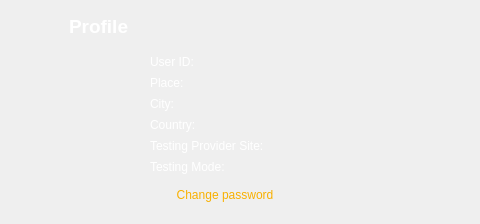
<?xml version="1.0" encoding="UTF-8"?>
<ui version="4.0">
 <class>Dialog</class>
 <widget class="QDialog" name="Dialog">
  <property name="geometry">
   <rect>
    <x>0</x>
    <y>0</y>
    <width>480</width>
    <height>224</height>
   </rect>
  </property>
  <property name="windowTitle">
   <string>Dialog</string>
  </property>
  <widget class="QWidget" name="widget" native="true">
   <property name="geometry">
    <rect>
     <x>0</x>
     <y>0</y>
     <width>480</width>
     <height>224</height>
    </rect>
   </property>
   <property name="styleSheet">
    <string notr="true">.QWidget{background-image: url(:/public/png/public/rectangle.png);border:0px;}</string>
   </property>
   <widget class="QPushButton" name="back">
    <property name="geometry">
     <rect>
      <x>10</x>
      <y>14</y>
      <width>49</width>
      <height>24</height>
     </rect>
    </property>
    <property name="styleSheet">
     <string notr="true">.QPushButton{background-image: url(:/public/png/public/back.png); border:0;}</string>
    </property>
    <property name="text">
     <string/>
    </property>
   </widget>
   <widget class="QLabel" name="title">
    <property name="geometry">
     <rect>
      <x>69</x>
      <y>13</y>
      <width>70</width>
      <height>26</height>
     </rect>
    </property>
    <property name="font">
     <font>
      <family>Arial</family>
      <pointsize>14</pointsize>
      <weight>75</weight>
      <bold>true</bold>
     </font>
    </property>
    <property name="styleSheet">
     <string notr="true">.QLabel{background-color: transparent; border:0; color :white}</string>
    </property>
    <property name="text">
     <string>Profile</string>
    </property>
   </widget>
   <widget class="QPushButton" name="change_psw">
    <property name="geometry">
     <rect>
      <x>155</x>
      <y>180</y>
      <width>140</width>
      <height>30</height>
     </rect>
    </property>
    <property name="styleSheet">
     <string notr="true">QPushButton{background-color: transparent; border:0; color : rgb(248,176,0)}</string>
    </property>
    <property name="text">
     <string>Change password</string>
    </property>
   </widget>
   <widget class="QLabel" name="city">
    <property name="geometry">
     <rect>
      <x>150</x>
      <y>96</y>
      <width>95</width>
      <height>16</height>
     </rect>
    </property>
    <property name="styleSheet">
     <string notr="true">QLabel{background-color: transparent; border:0; color :white}</string>
    </property>
    <property name="text">
     <string>City:</string>
    </property>
   </widget>
   <widget class="QLabel" name="place">
    <property name="geometry">
     <rect>
      <x>150</x>
      <y>75</y>
      <width>95</width>
      <height>16</height>
     </rect>
    </property>
    <property name="styleSheet">
     <string notr="true">QLabel{background-color: transparent; border:0; color :white}</string>
    </property>
    <property name="text">
     <string>Place:</string>
    </property>
   </widget>
   <widget class="QLabel" name="place_show">
    <property name="geometry">
     <rect>
      <x>270</x>
      <y>75</y>
      <width>200</width>
      <height>18</height>
     </rect>
    </property>
    <property name="styleSheet">
     <string notr="true">QLabel{background-color: transparent; border:0; color :white}</string>
    </property>
    <property name="text">
     <string/>
    </property>
   </widget>
   <widget class="QLabel" name="user_id">
    <property name="geometry">
     <rect>
      <x>150</x>
      <y>54</y>
      <width>95</width>
      <height>16</height>
     </rect>
    </property>
    <property name="styleSheet">
     <string notr="true">.QLabel{background-color: transparent; border:0; color :white}</string>
    </property>
    <property name="text">
     <string>User ID:</string>
    </property>
   </widget>
   <widget class="QLabel" name="user_id_show">
    <property name="geometry">
     <rect>
      <x>270</x>
      <y>54</y>
      <width>200</width>
      <height>18</height>
     </rect>
    </property>
    <property name="styleSheet">
     <string notr="true">.QLabel{background-color: transparent; border:0; color :white}</string>
    </property>
    <property name="text">
     <string/>
    </property>
   </widget>
   <widget class="QLabel" name="city_show">
    <property name="geometry">
     <rect>
      <x>270</x>
      <y>96</y>
      <width>200</width>
      <height>18</height>
     </rect>
    </property>
    <property name="styleSheet">
     <string notr="true">QLabel{background-color: transparent; border:0; color :white}</string>
    </property>
    <property name="text">
     <string/>
    </property>
   </widget>
   <widget class="QLabel" name="country">
    <property name="geometry">
     <rect>
      <x>150</x>
      <y>117</y>
      <width>95</width>
      <height>16</height>
     </rect>
    </property>
    <property name="styleSheet">
     <string notr="true">QLabel{background-color: transparent; border:0; color :white}</string>
    </property>
    <property name="text">
     <string>Country:</string>
    </property>
   </widget>
   <widget class="QLabel" name="country_show">
    <property name="geometry">
     <rect>
      <x>270</x>
      <y>117</y>
      <width>200</width>
      <height>18</height>
     </rect>
    </property>
    <property name="styleSheet">
     <string notr="true">QLabel{background-color: transparent; border:0; color :white}</string>
    </property>
    <property name="text">
     <string/>
    </property>
   </widget>
   <widget class="QLabel" name="provider">
    <property name="geometry">
     <rect>
      <x>150</x>
      <y>138</y>
      <width>197</width>
      <height>16</height>
     </rect>
    </property>
    <property name="styleSheet">
     <string notr="true">QLabel{background-color: transparent; border:0; color :white}</string>
    </property>
    <property name="text">
     <string>Testing Provider Site:</string>
    </property>
   </widget>
   <widget class="QLabel" name="provider_show">
    <property name="geometry">
     <rect>
      <x>270</x>
      <y>138</y>
      <width>200</width>
      <height>18</height>
     </rect>
    </property>
    <property name="styleSheet">
     <string notr="true">QLabel{background-color: transparent; border:0; color :white}</string>
    </property>
    <property name="text">
     <string/>
    </property>
   </widget>
   <widget class="QLabel" name="testing_mode">
    <property name="geometry">
     <rect>
      <x>150</x>
      <y>159</y>
      <width>95</width>
      <height>16</height>
     </rect>
    </property>
    <property name="styleSheet">
     <string notr="true">QLabel{background-color: transparent; border:0; color :white}</string>
    </property>
    <property name="text">
     <string>Testing Mode:</string>
    </property>
   </widget>
   <widget class="QLabel" name="testing_mode_show">
    <property name="geometry">
     <rect>
      <x>270</x>
      <y>159</y>
      <width>200</width>
      <height>18</height>
     </rect>
    </property>
    <property name="styleSheet">
     <string notr="true">QLabel{background-color: transparent; border:0; color :white}</string>
    </property>
    <property name="text">
     <string/>
    </property>
   </widget>
  </widget>
 </widget>
 <resources>
  <include location="../../title.qrc"/>
 </resources>
 <connections/>
</ui>
